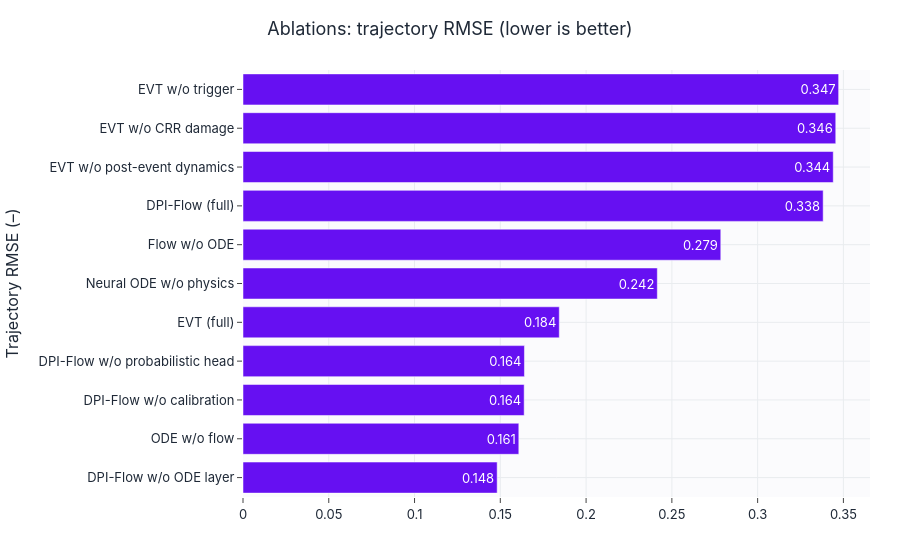

Notebook code for this chart:
### Markdown cell above
## Component ablations

### Code cell
sub = min(config.ablation_subset, 2400)
atrain = subsample_split(benchmark["train"], int(sub * 0.7), config.seed)
aval = subsample_split(benchmark["val"], int(sub * 0.15), config.seed + 1)
atest = subsample_split(benchmark["test"], int(sub * 0.15), config.seed + 2)
sd, pdim, qd = static_dim, prefix_dim, seq_dim = (benchmark["train"]["static"].shape[1],
    benchmark["train"]["prefix_summary"].shape[1], benchmark["train"]["seq_in"].shape[-1])
mcr, sl, pl = config.max_cycle_reference, config.seq_len, config.prefix_len
ablation_specs = [
    ("DPI-Flow (full)", DPIFlow(sd, pdim, sl, pl, mcr, calibration_steps=2, use_analytical_layer=True)),
    ("DPI-Flow w/o calibration", DPIFlow(sd, pdim, sl, pl, mcr, calibration_steps=0, use_analytical_layer=True)),
    ("DPI-Flow w/o probabilistic head", DPIFlow(sd, pdim, sl, pl, mcr, probabilistic=False, calibration_steps=2)),
    ("DPI-Flow w/o ODE layer", DPIFlow(sd, pdim, sl, pl, mcr, calibration_steps=0, use_analytical_layer=False)),
    # --- покомпонентные абляции (изоляция вклада ODE / flow / физики) ---
    ("ODE w/o flow", DPIFlow(sd, pdim, sl, pl, mcr, calibration_steps=2, use_analytical_layer=True, use_flow=False)),
    ("Flow w/o ODE", FlowNoODE(sd, pdim, sl)),
    ("Neural ODE w/o physics", NeuralODENoPhysics(sd, qd)),
    ("EVT (full)", EVTNeuralSSM(sd, pdim, qd, sl, pl, mcr)),
    ("EVT w/o trigger", EVTNeuralSSM(sd, pdim, qd, sl, pl, mcr, use_trigger_head=False)),
    ("EVT w/o post-event dynamics", EVTNeuralSSM(sd, pdim, qd, sl, pl, mcr, structured_post_event=False)),
    ("EVT w/o CRR damage", EVTNeuralSSM(sd, pdim, qd, sl, pl, mcr, use_crr_damage=False)),
]
ablation_rows = [run_quick_experiment(n, m, atrain, aval, atest, epochs=config.ablation_epochs,
                                      config=config, device=device) for n, m in ablation_specs]
ablation_df = pd.DataFrame(ablation_rows).sort_values("Traj_RMSE")
display(english_metric_table(ablation_df)[["Model", "Trajectory RMSE", "AUROC", "Brier"]].round(4))
bar(ablation_df["model"], ablation_df["Traj_RMSE"], title="Ablations: trajectory RMSE (lower is better)",
    ylabel="Trajectory RMSE (–)", color="#6610f2", horizontal=True,
    save=SAVE_FIGS, fig_id="3_2_ablations_rmse").show()

### Figure 1 — Plotly figure (JSON) as saved in the notebook; plotly's stock layout.template omitted (floating-point values rounded to 4 significant figures)
{"data": [{"marker": {"color": "#6610f2"}, "orientation": "h", "text": ["0.148", "0.161", "0.164", "0.164", "0.184", "0.242", "0.279", "0.338", "0.344", "0.346", "0.347"], "textposition": "auto", "type": "bar", "x": [0.1482, 0.1608, 0.1639, 0.1641, 0.1844, 0.2415, 0.2785, 0.3382, 0.3441, 0.3455, 0.3472], "y": ["DPI-Flow w/o ODE layer", "ODE w/o flow", "DPI-Flow w/o calibration", "DPI-Flow w/o probabilistic head", "EVT (full)", "Neural ODE w/o physics", "Flow w/o ODE", "DPI-Flow (full)", "EVT w/o post-event dynamics", "EVT w/o CRR damage", "EVT w/o trigger"]}], "layout": {"title": {"text": "Ablations: trajectory RMSE (lower is better)"}, "xaxis": {"title": {"text": ""}}, "yaxis": {"title": {"text": "Trajectory RMSE (–)"}}}}
